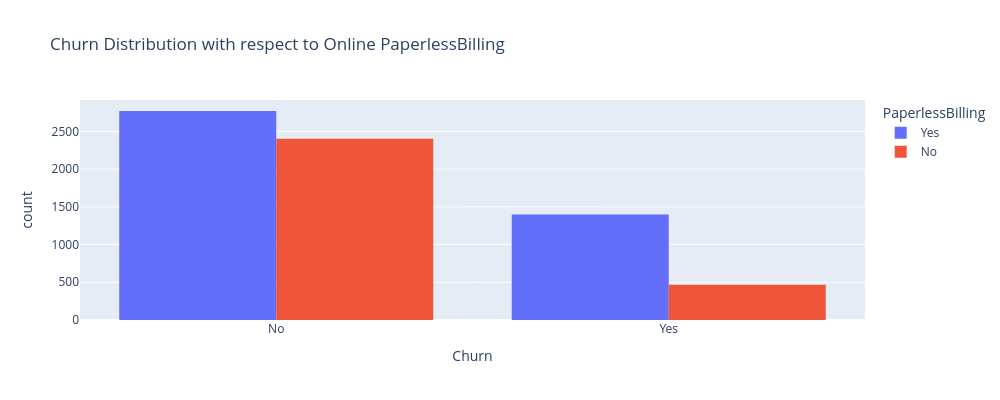

Notebook code cell kept with this figure:
### Code cell
fig = px.histogram(
    df, 
    x='Churn', 
    color='PaperlessBilling', 
    barmode='group',
    title='Churn Distribution with respect to Online PaperlessBilling',
    width=1000,
    height=400
)

fig.show()

### Figure 1 — Plotly figure (JSON) as saved in the notebook; plotly's stock layout.template omitted (floating-point values rounded to 4 significant figures; data arrays with more than 128 entries replaced by an {"elided": "..."} marker saying what was removed)
{"data": [{"alignmentgroup": "True", "bingroup": "x", "hovertemplate": "PaperlessBilling=Yes<br>Churn=%{x}<br>count=%{y}<extra></extra>", "legendgroup": "Yes", "marker": {"color": "#636efa", "pattern": {"shape": ""}}, "name": "Yes", "offsetgroup": "Yes", "orientation": "v", "showlegend": true, "type": "histogram", "x": {"elided": "4171 str values"}, "xaxis": "x", "yaxis": "y"}, {"alignmentgroup": "True", "bingroup": "x", "hovertemplate": "PaperlessBilling=No<br>Churn=%{x}<br>count=%{y}<extra></extra>", "legendgroup": "No", "marker": {"color": "#EF553B", "pattern": {"shape": ""}}, "name": "No", "offsetgroup": "No", "orientation": "v", "showlegend": true, "type": "histogram", "x": {"elided": "2872 str values"}, "xaxis": "x", "yaxis": "y"}], "layout": {"barmode": "group", "height": 400, "legend": {"title": {"text": "PaperlessBilling"}, "tracegroupgap": 0}, "title": {"text": "Churn Distribution with respect to Online PaperlessBilling"}, "width": 1000, "xaxis": {"anchor": "y", "domain": [0, 1], "title": {"text": "Churn"}}, "yaxis": {"anchor": "x", "domain": [0, 1], "title": {"text": "count"}}}}
